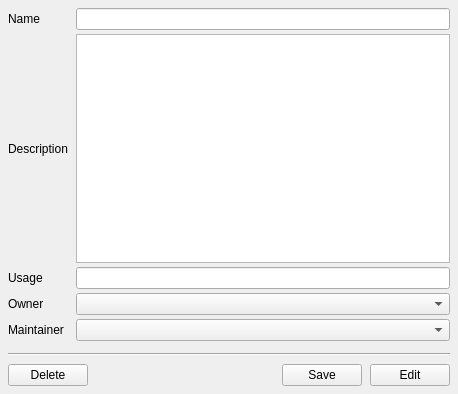
<?xml version="1.0" encoding="UTF-8"?>
<ui version="4.0">
 <class>Form</class>
 <widget class="QWidget" name="Form">
  <property name="geometry">
   <rect>
    <x>0</x>
    <y>0</y>
    <width>458</width>
    <height>394</height>
   </rect>
  </property>
  <property name="windowTitle">
   <string>Item Properties</string>
  </property>
  <layout class="QVBoxLayout" name="verticalLayout">
   <property name="spacing">
    <number>8</number>
   </property>
   <property name="margin">
    <number>8</number>
   </property>
   <item>
    <layout class="QGridLayout" name="gridLayout">
     <property name="bottomMargin">
      <number>4</number>
     </property>
     <property name="horizontalSpacing">
      <number>8</number>
     </property>
     <property name="verticalSpacing">
      <number>4</number>
     </property>
     <item row="0" column="0">
      <widget class="QLabel" name="name_label">
       <property name="text">
        <string>Name</string>
       </property>
      </widget>
     </item>
     <item row="0" column="1">
      <widget class="QLineEdit" name="name_lineEdit">
       <property name="readOnly">
        <bool>true</bool>
       </property>
      </widget>
     </item>
     <item row="1" column="0">
      <widget class="QLabel" name="description_label">
       <property name="text">
        <string>Description</string>
       </property>
      </widget>
     </item>
     <item row="1" column="1">
      <widget class="QTextEdit" name="description_textEdit">
       <property name="readOnly">
        <bool>true</bool>
       </property>
      </widget>
     </item>
     <item row="2" column="0">
      <widget class="QLabel" name="usage_label">
       <property name="text">
        <string>Usage</string>
       </property>
      </widget>
     </item>
     <item row="2" column="1">
      <widget class="QLineEdit" name="usage_lineEdit">
       <property name="readOnly">
        <bool>true</bool>
       </property>
      </widget>
     </item>
     <item row="3" column="0">
      <widget class="QLabel" name="owner_label">
       <property name="text">
        <string>Owner</string>
       </property>
      </widget>
     </item>
     <item row="3" column="1">
      <widget class="QComboBox" name="owner_comboBox"/>
     </item>
     <item row="4" column="0">
      <widget class="QLabel" name="maintainer_label">
       <property name="text">
        <string>Maintainer</string>
       </property>
      </widget>
     </item>
     <item row="4" column="1">
      <widget class="QComboBox" name="maintainer_comboBox"/>
     </item>
    </layout>
   </item>
   <item>
    <widget class="Line" name="line">
     <property name="orientation">
      <enum>Qt::Horizontal</enum>
     </property>
    </widget>
   </item>
   <item>
    <layout class="QHBoxLayout" name="horizontalLayout">
     <property name="margin">
      <number>0</number>
     </property>
     <item>
      <widget class="QPushButton" name="delete_button">
       <property name="styleSheet">
        <string notr="true"/>
       </property>
       <property name="text">
        <string>Delete</string>
       </property>
      </widget>
     </item>
     <item>
      <spacer name="horizontalSpacer">
       <property name="orientation">
        <enum>Qt::Horizontal</enum>
       </property>
       <property name="sizeHint" stdset="0">
        <size>
         <width>113</width>
         <height>20</height>
        </size>
       </property>
      </spacer>
     </item>
     <item>
      <widget class="QPushButton" name="save_button">
       <property name="enabled">
        <bool>true</bool>
       </property>
       <property name="text">
        <string>Save</string>
       </property>
      </widget>
     </item>
     <item>
      <widget class="QPushButton" name="edit_button">
       <property name="text">
        <string>Edit</string>
       </property>
      </widget>
     </item>
    </layout>
   </item>
  </layout>
 </widget>
 <resources/>
 <connections/>
</ui>
